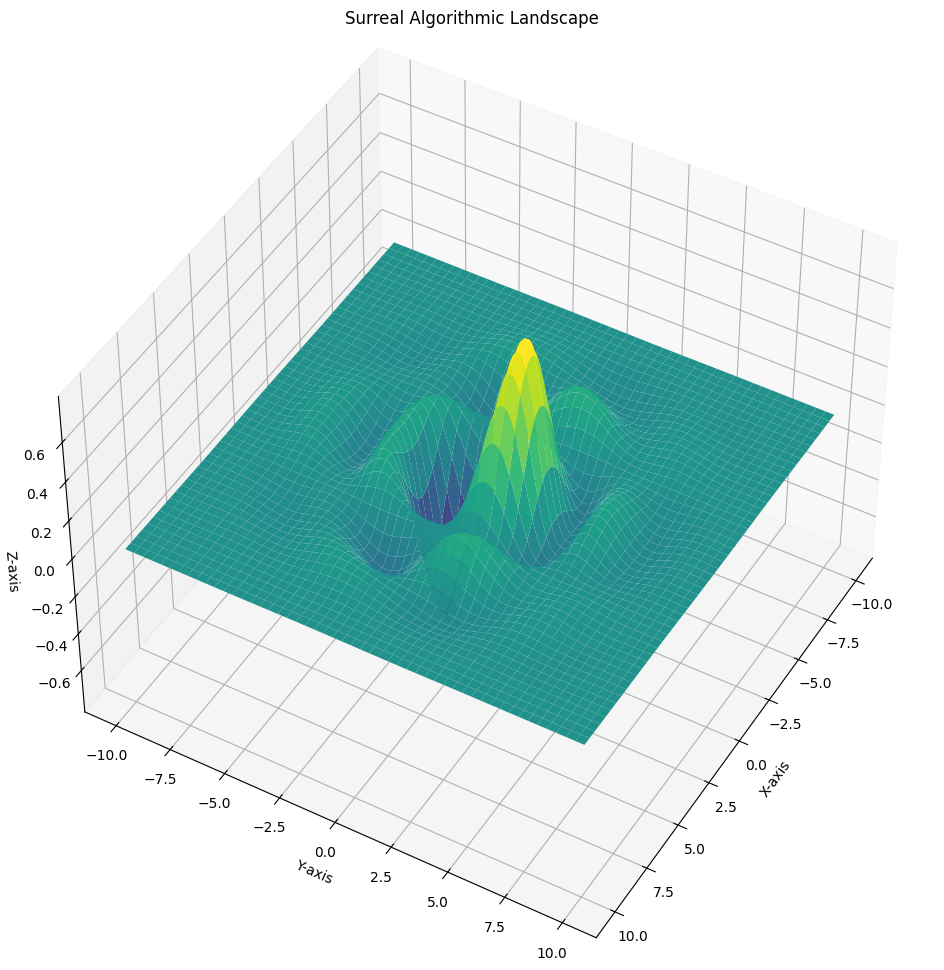

Reproduce this figure in Python.
import matplotlib.pyplot as plt
import numpy as np

# Define the higher-dimensional space
x = np.linspace(-10, 10, 1000)
y = np.linspace(-10, 10, 1000)
X, Y = np.meshgrid(x, y)

# Create a function representing a surreal algorithmic landscape
algorithmic_landscape = np.sin(np.sqrt(X**2 + Y**2)) * np.cos(0.5*X) * np.sin(0.7*Y) * np.exp(-0.05 * (X**2 + Y**2))

# Plot the surreal algorithmic landscape in a 3D space
fig = plt.figure(figsize=(12, 12))
ax = fig.add_subplot(111, projection='3d')
ax.plot_surface(X, Y, algorithmic_landscape, cmap='viridis')

# Customize the plot for an avant-garde exploration
ax.set_title("Surreal Algorithmic Landscape")
ax.set_xlabel("X-axis")
ax.set_ylabel("Y-axis")
ax.set_zlabel("Z-axis")
ax.view_init(45, 30)  # Adjust the viewing angle for an avant-garde perspective

# Show the plot
plt.show()
